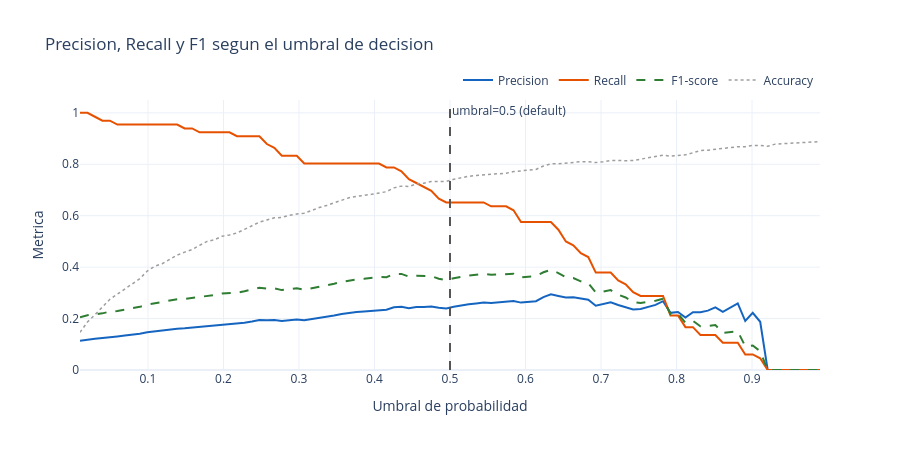

Notebook code for this chart:
### Markdown cell above
## 4. Visualización interactiva: slider de umbral de decisión

### Code cell
umbrales = np.linspace(0.01, 0.99, 100)
precs, recs, f1s, accs = [], [], [], []

for thr in umbrales:
    yp = (prob_lr >= thr).astype(int)
    precs.append(precision_score(y_test, yp, zero_division=0))
    recs.append(recall_score(y_test, yp, zero_division=0))
    f1s.append(f1_score(y_test, yp, zero_division=0))
    accs.append(accuracy_score(y_test, yp))

fig_p = go.Figure()
fig_p.add_trace(go.Scatter(x=umbrales, y=precs, name='Precision',
                           line=dict(color='#1565C0', width=2)))
fig_p.add_trace(go.Scatter(x=umbrales, y=recs, name='Recall',
                           line=dict(color='#E65100', width=2)))
fig_p.add_trace(go.Scatter(x=umbrales, y=f1s, name='F1-score',
                           line=dict(color='#2E7D32', width=2, dash='dash')))
fig_p.add_trace(go.Scatter(x=umbrales, y=accs, name='Accuracy',
                           line=dict(color='#9E9E9E', width=1.5, dash='dot')))
fig_p.add_vline(x=0.5, line_dash='dash', line_color='#555',
                annotation_text='umbral=0.5 (default)')
fig_p.update_layout(
    title='Precision, Recall y F1 segun el umbral de decision',
    xaxis_title='Umbral de probabilidad',
    yaxis_title='Metrica',
    yaxis=dict(range=[0, 1.05]),
    legend=dict(orientation='h', yanchor='bottom', y=1.02, xanchor='right', x=1),
    height=450,
    template='plotly_white'
)

html_path = 'images/B02C_fig05.html'
fig_p.write_html(html_path)
print(f'Guardado HTML: {html_path}')

try:
    fig_p.write_image('images/B02C_fig05.png', width=900, height=450)
    print('Guardado PNG: B02C_fig05.png')
except Exception as e:
    print(f'PNG no disponible (kaleido): {e}')

fig_p.show()
